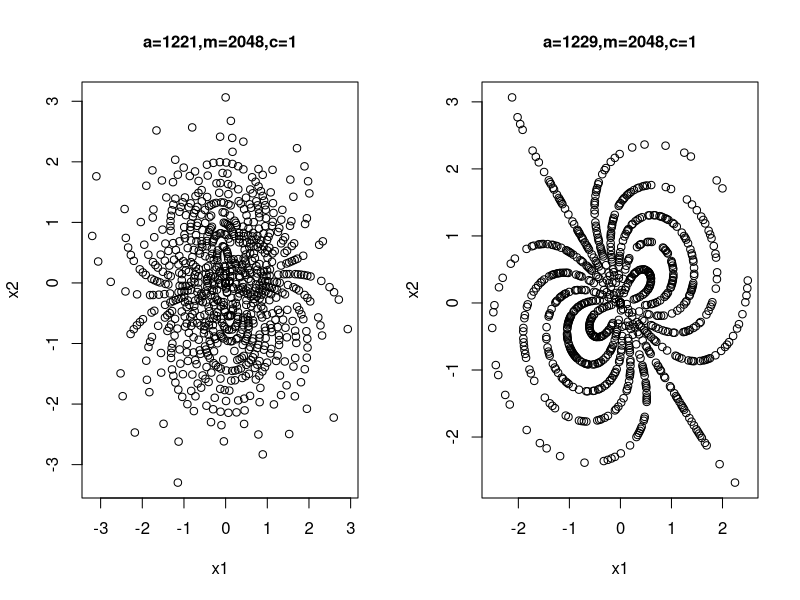
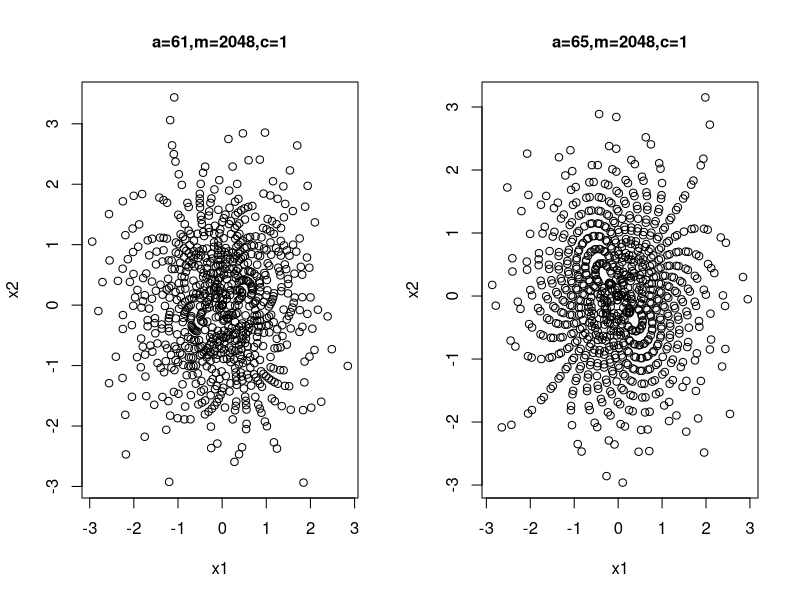
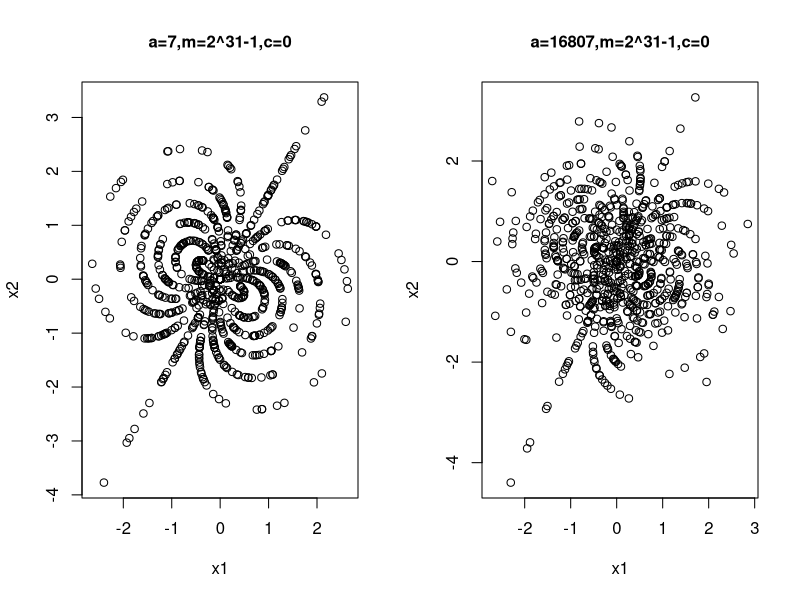

Recreate these plots in R, in order.
#version 1: 
ifactor <- function(n) 
{ 
    L <- NULL; 
    f <- 2; 
    while(f <= n^0.5) 
    { 
        while(n%%f == 0) 
        { 
            L <- append(L, f); 
            n <- n/f; 
        } 
    f <- f+1; 
    } 
    if(n >1) 
        L <- append(L, n); 
L; 
} 



#version 2: 

ifactor <- function(n) 
{ 
    Lf <- NULL; 
    Lc <- NULL; 
    f <- 2; 
    while(f <= n^0.5) 
    { 
        found <- F; 
        c <- 0; 
        while(n%%f == 0) 
        { 
            c <- c+1; 
            found <- T; 
            n <- n/f; 
        } 
        if(found) 
        {
            Lf <- append(Lf, f); 
            Lc <- append(Lc, c);
        } 
        f <- f+1; 
    } 
    if(n >1) 
        { Lf <- append(Lf, n); Lc <- append(Lc, 1); } 
    cbind(Lf, Lc); 
} 



#version 3: 

ifactor <- function(n) 
{ 
    LL <- NULL; 
    f <- 2; 
    while(f <= n^0.5) 
    { 
        found <- F; 
        c <- 0; 
        while(n%%f == 0) 
        { 
            c <- c+1; 
            found <- T; 
            n <- n/f; 
        } 
        if(found) 
            LL <- rbind(LL, c(f,c)); 
        if(f==2) {f <- f+1;} else {f <- f+2;} 
    } 
    if(n >1) 
        { LL <- rbind(LL, c(n,1)); } 
LL
} 





phi <- function(m)
{
    mm <- m;
    LL <- ifactor(m); 
    nf <- nrow(LL);  
    for (i in 1:nf) 
    { 
        q <- LL[i,1];  
        mm <- mm/q*(q-1); 
    } 
    mm
}




is_even <- function(n) 
{ if(n%%2 == 0) return (TRUE) else return (FALSE) } 

is_even(123)


#version 1
is_prime <- function(n) 
{ 
    if(n%%2 == 0) return(FALSE) 
    f <- 3; 
    while(f <= n^0.5) 
    { 
        if(n%%f == 0) return (FALSE) 
        f <- f+2; 
    } 
    return (TRUE); 
} 

is_prime(2^31-1)



#version 2
is_prime <- function(n) 
{ 
    LL <- ifactor(n) 
    return (nrow(LL)==1 && LL[1,2]==1); 
} 

###NOTE: may cause overflow, if m is too large (e.g m > W^0.5=2^16) 

power_mod <- function(a,n,m) 
{ 
    if (n==0)  {return (1);} 
    if (n==1) {return (a%%m);} 
    if(is_even(n)) 
        { aa <- power_mod(a,n/2,m); aa <- aa^2%%m; return(aa);} 
    else 
        { aa <- power_mod(a,(n-1)/2,m); aa <- aa^2%%m;  aa <- (a*aa)%%m; return(aa);} 
} 
 power_mod(123, 567, 1000000)


##computing a*b%m, b< m^0.5 can avoid overflow
mulmod <- function(a,b,m,c)
{
R <- m%%a
Q <- (m-R)/a
if(Q >0) 
  {
    B <- (b+c)%%Q
    A <-  ((b+c)-B)/Q
  }
else
    {
    B <- b+c
    A <- 0
    }
return(a*B-R*A)   
}


igcd <- function(m, n) 
{ 
    L <- max(abs(m),abs(n)); 
    S <- min(abs(m),abs(n)); 
    while(S >0) 
        { 
            R <- L%%S; if(R == 0) {return(S)}; 
            L <- S; 
            S <- R; 
        } 
} 

 igcd(12345, 55555)



rel_prime <- function(m,n) 
{ return( igcd(m,n)==1); } 

rel_prime(134, 246);

 rel_prime(134, 2467);


###Note: may fail if m is too large.....
is_primitive <- function(a,m) 
{ 
    if(!(is_prime(m))) {return(FALSE);} 
    if(!(rel_prime(a,m))) {return(FALSE);} 
    LL <- ifactor(m-1); nf <- nrow(LL);  
    for (i in 1:nf) 
    { 
        q <- LL[i,1];  
        qq <- power_mod(a, (m-1)/q,m);  
        if (qq == 1) {return(FALSE);} 
    } 
    return(TRUE); 
} 

is_primitive(2, 127)

is_primitive(3, 127)

 is_primitive(5, 127)

is_primitive(6, 127)


#find the first primitive root >= a
primroot <- function(a,m) 
{ 
    if(!(is_prime(m))) {return(FALSE);} 
    i <- a; 
    while (!is_primitive(i,m)) {i <- i+1;} 
    return(i); 
}

primroot(2, 127)

 primroot(3, 127)

primroot(4, 127)


primroot_all <- function(m) 
{ 
    if(!(is_prime(m))) {return(FALSE);} 
    a <- primroot(2,m); # a is the smallest primitive root
    L <- NULL; 
    for (c in 1:(m-1))
        {
        if(rel_prime(c, m-1))
            {
                B <- power_mod(a, c, m); 
                L <- append(L, B);
            }
        }
L
}


 primroot_all(127)

PRIM127 <- primroot_all(127)
 length(PRIM127)




LCG <- function(x, B, m,c)
{
(x*B+c)%%m
}

LCG_m <- function(x, B, m,c)
{
mulmod(B, x, m,c)
}


LCG_seq  <- function(x0, B, m, n,c)
{
    x <- x0
    L <- NULL
    for (i in 1:n)
    {
        x <- LCG(x, B, m,c)
        L <- append(L, x)
    }
    L
}



 LL <- LCG_seq(1, 3, 127, 127,2)
LL
 
#random U(0,1) sequence
LCG_u_seq  <- function(x0, B, m, n,c)
{
    x <- x0
    L <- NULL
    for (i in 1:n)
    {
        x <- LCG(x, B, m,c)
        L <- append(L, x/m)
    }
    L
}








polarboxmuller <- function(x0,y0, B, m, n,c){

u1 = LCG_u_seq(x0, B, m, n,c)
u2= LCG_u_seq(y0, B, m, n,c) 
   
 
v1=2*u1-1
v2=2*u2-1
r2=v1^2+v2^2
x1=rep(0,n)
x2=rep(0,n)

for (i in 1:n){

if( (r2[i]>1.0) ){
u1 = LCG_u_seq(x0, B, m, n,c)
u2= LCG_u_seq(y0, B, m, n,c) 
v1=2*u1-1
v2=2*u2-1
r2=v1^2+v2^2   
  }

else{

  
   x1[i] =v1[i]*sqrt((-2*log(r2[i]))/r2[i])
  x2[i] = v2[i]*sqrt((-2*log(r2[i]))/r2[i])

}

}


x1=x1[1:i]
x2=x2[1:i]
y2=plot(x1,x2) 
#return(list("x1"=x1,"x2"=x2,y2))
}





par(mfrow=c(1,2))
b1=polarboxmuller(21,31, 1221, 2048, 1000,1)

title(main = list(paste("a=1221,m=2048,c=1"),col="black", cex = 1.0))
 
b2=polarboxmuller(301,201, 1229, 2048, 1000,1)
title(main = list(paste("a=1229,m=2048,c=1"),col="black", cex = 1.0))

par(mfrow=c(1,2))
b3=polarboxmuller(1,11, 61, 2048, 1000,1)
title(main = list(paste("a=61,m=2048,c=1"),col="black", cex = 1.0)) 

b4=polarboxmuller(1,11, 65, 2048, 1000,1)
title(main = list(paste("a=65,m=2048,c=1"),col="black", cex = 1.0))

par(mfrow=c(1,2))
b5=polarboxmuller(7,11, 7, 2^31-1, 1000,0)
title(main = list(paste("a=7,m=2^31-1,c=0"),col="black", cex = 1.0)) 

b6=polarboxmuller(11,21, 16807, 2^31-1, 1000,0)
title(main = list(paste("a=16807,m=2^31-1,c=0"),col="black", cex = 1.0))



